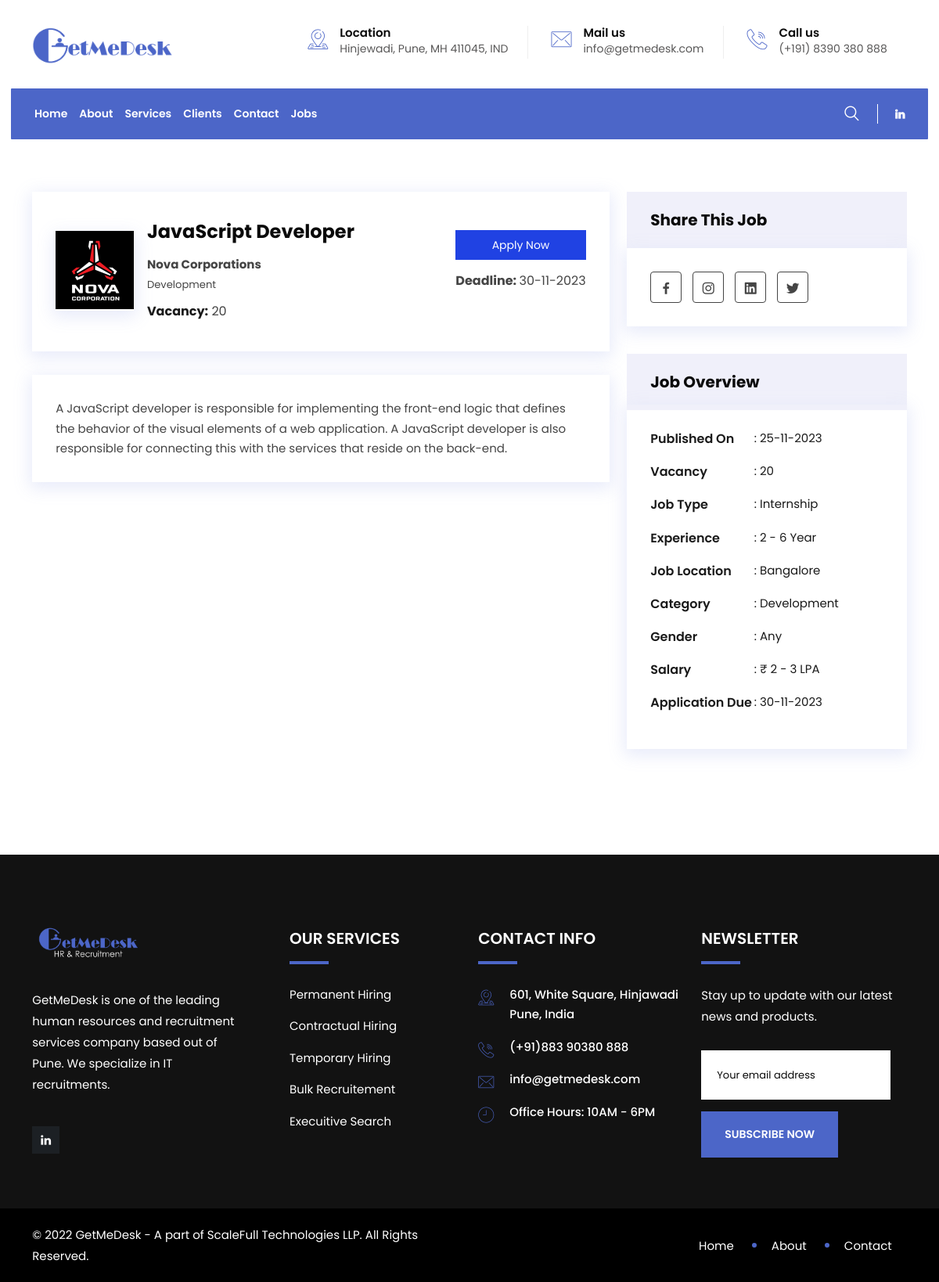
The page /job_description/javascript-developer-25112023182046 on the database its author committed.
### tables this page shows
CREATE TABLE `company` (
  `id` int(11) NOT NULL,
  `company_name` varchar(100) NOT NULL,
  `description` varchar(500) NOT NULL,
  `website` varchar(100) NOT NULL,
  `linkedin` varchar(100) NOT NULL,
  `facebook` varchar(100) NOT NULL,
  `instagram` varchar(100) NOT NULL,
  `twitter` varchar(100) NOT NULL,
  `glassdoor` varchar(100) NOT NULL,
  `logo` varchar(100) NOT NULL,
  `location` varchar(500) NOT NULL,
  `establishedin` date NOT NULL,
  `employee_size` int(10) NOT NULL,
  `email` varchar(50) NOT NULL,
  `phone` varchar(15) NOT NULL,
  `primary_contact_person_designation` varchar(50) NOT NULL,
  `primary_contact_person_name` varchar(50) NOT NULL,
  `primary_contact_person_number` varchar(15) NOT NULL,
  `primary_contact_person_email` varchar(50) NOT NULL,
  `created_by` varchar(255) NOT NULL,
  `created_date` varchar(255) NOT NULL,
  `created_time` varchar(255) NOT NULL
);

CREATE TABLE `jobs` (
  `id` int(11) NOT NULL,
  `title` varchar(100) NOT NULL,
  `description` text NOT NULL,
  `company_id` varchar(50) NOT NULL,
  `qualification` varchar(100) NOT NULL,
  `min_experience` int(3) NOT NULL,
  `max_experience` int(3) NOT NULL,
  `location` varchar(50) NOT NULL,
  `job_type` varchar(50) NOT NULL,
  `no_of_openings` int(10) NOT NULL,
  `date_posted` date NOT NULL,
  `min_salary` int(10) NOT NULL,
  `max_salary` int(10) NOT NULL,
  `role` varchar(50) NOT NULL,
  `category` varchar(20) NOT NULL,
  `gender` varchar(10) NOT NULL,
  `notice_period` int(11) NOT NULL,
  `deadline` date NOT NULL,
  `short_desc` text NOT NULL,
  `skills` varchar(500) NOT NULL,
  `work_mode` varchar(50) NOT NULL,
  `is_deleted` tinyint(1) DEFAULT NULL,
  `slug` varchar(500) NOT NULL,
  `created_date` datetime NOT NULL
);

### application/views/job-description.php (the view, shortened to what the rows shown need)
<!DOCTYPE html>
<html lang="zxx">
<head>
  <link rel="stylesheet" type="text/css" href="<?php echo base_url('assets') ?>/css/bootstrap.min.css" />
  <link rel="stylesheet" type="text/css" href="<?php echo base_url('assets') ?>/css/font-awesome.min.css" />
  <link rel="stylesheet" type="text/css" href="<?php echo base_url('assets') ?>/fonts/flaticon.css" />
  <link rel="stylesheet" type="text/css" href="<?php echo base_url('assets') ?>/css/animate.css" />
  <link rel="stylesheet" type="text/css" href="<?php echo base_url('assets') ?>/css/owl.carousel.css" />
  <link rel="stylesheet" type="text/css" href="<?php echo base_url('assets') ?>/css/off-canvas.css" />
  <link rel="stylesheet" type="text/css" href="<?php echo base_url('assets') ?>/css/magnific-popup.css" />
  <link rel="stylesheet" href="<?php echo base_url('assets') ?>/css/rsmenu-main.css" />
  <link rel="stylesheet" type="text/css"
    href="<?php echo base_url('assets') ?>/inc/custom-slider/css/nivo-slider.css" />
  <link rel="stylesheet" type="text/css" href="<?php echo base_url('assets') ?>/inc/custom-slider/css/preview.css" />
  <link rel="stylesheet" href="<?php echo base_url('assets') ?>/css/globalStyle.css" />
  <link href="https://unpkg.com/boxicons@2.1.4/css/boxicons.min.css" rel="stylesheet" />
  <link rel="stylesheet" type="text/css" href="<?php echo base_url('assets') ?>/css/rs-spacing.css" />
  <link rel="stylesheet" type="text/css" href="../style.css" />
  <link rel="stylesheet" type="text/css" href="<?php echo base_url('assets') ?>/css/responsive.css" />
</head>
<body class="home-blue-color">
  <section class="job-description-area ptb-100">
    <div class="container">
      <div class="row">
        <div class="col-lg-8">
          <div class="hot-jobs-list">
            <div class="row align-items-center">
              <div class="col-lg-2">
                <div class="hot-jobs-img">
                  <?php $company_logo = $this->User_model->get_data_by_id("company", $job_description[0]->company_id, "id"); ?>
                  <img src="<?php echo base_url('uploads') ?>/<?php echo $company_logo[0]->logo; ?>" alt="logo" />
                </div>
              </div>
              <div class="col-lg-6">
                <div class="hot-jobs-content">
                  <h3>
                    <?php echo $job_description[0]->title ?>
                  </h3>
                  <span class="sub-title">
                    <strong>
                      <?= $company_logo[0]->company_name ?>
                    </strong>
                    <div>
                      <small>
                        <?= $job_description[0]->category ?>
                      </small>
                    </div>
                  </span>
                  <ul>
                    <li><span>Vacancy:</span>
                      <?= $job_description[0]->no_of_openings ?>
                    </li>
                  </ul>
                </div>
              </div>
              <div class="col-lg-4">
                <div class="hot-jobs-btn">
                  <a class="default-btn" type="button" data-bs-toggle="modal" data-bs-target="#applynow">Apply Now</a>
                  <p><span>Deadline: </span>
                    <?php
                    $original_date = $job_description[0]->deadline;
                    $date_object = DateTime::createFromFormat('Y-m-d', $original_date);
                    $deadline_date = $date_object->format('d-m-Y');
                    ?>
                    <?= $deadline_date ?>
                  </p>
                </div>
              </div>
            </div>
          </div>
          <div class="job-description-content">
            <?= $job_description[0]->description ?>
          </div>
        </div>
        <div class="col-lg-4">
          <div class="job-description-sidebar">
            <div class="job-widget">
              <ul class="overview">
                <li>
                  Published On
                  <span>:
                    <?php
                    $created_datetime = $job_description[0]->created_date;
                    $timestamp = strtotime($created_datetime);
                    $date = date('d-m-Y', $timestamp);
                    ?>
                    <?php echo $date ?>
                  </span>
                </li>
                <li>
                  Vacancy
                  <span>:
                    <?= $job_description[0]->no_of_openings ?>
                  </span>
                </li>
                <li>
                  Job Type
                  <span>:
                    <?= $job_description[0]->job_type ?>
                  </span>
                </li>
                <li>
                  Experience
                  <span>:
                    <?= $job_description[0]->min_experience ?> -
                    <?= $job_description[0]->max_experience ?> Year
                  </span>
                </li>
                <li>
                  Job Location
                  <span>:
                    <?= $job_description[0]->location ?>
                  </span>
                </li>
                <li>
                  Category
                  <span>:
                    <?= $job_description[0]->category ?>
                  </span>
                </li>
                <li>
                  Gender
                  <span>:
                    <?= $job_description[0]->gender ?>
                  </span>
                </li>
                <li>
                  Salary
                  <span>: ₹
                    <?= $job_description[0]->min_salary ?> -
                    <?= $job_description[0]->max_salary ?> LPA
                  </span>
                </li>
                <li>
                  Application Due
                  <span>:
                    <?php
                    $original_date = $job_description[0]->deadline;
                    $date_object = DateTime::createFromFormat('Y-m-d', $original_date);
                    $deadline_date = $date_object->format('d-m-Y');
                    ?>
                    <?= $deadline_date ?>
                  </span>
                </li>
              </ul>
            </div>
          </div>
        </div>
      </div>
    </div>
  </section>
</body>
</html>

### rows shown on the page
company: logo (picture), company_name "Nova Corporations"
jobs: title "JavaScript Developer", category "Development", no_of_openings "20", deadline "30-11-2023", description "A JavaScript developer is responsible for implementing the front-end logic that defines the behavior of the visual elements of a web application. A JavaScript developer is also responsible for connecting this with the services that reside on the back-end.", created_date "25-11-2023", job_type "Internship", min_experience "2", max_experience "6", location "Bangalore", gender "Any", min_salary "2", max_salary "3"
